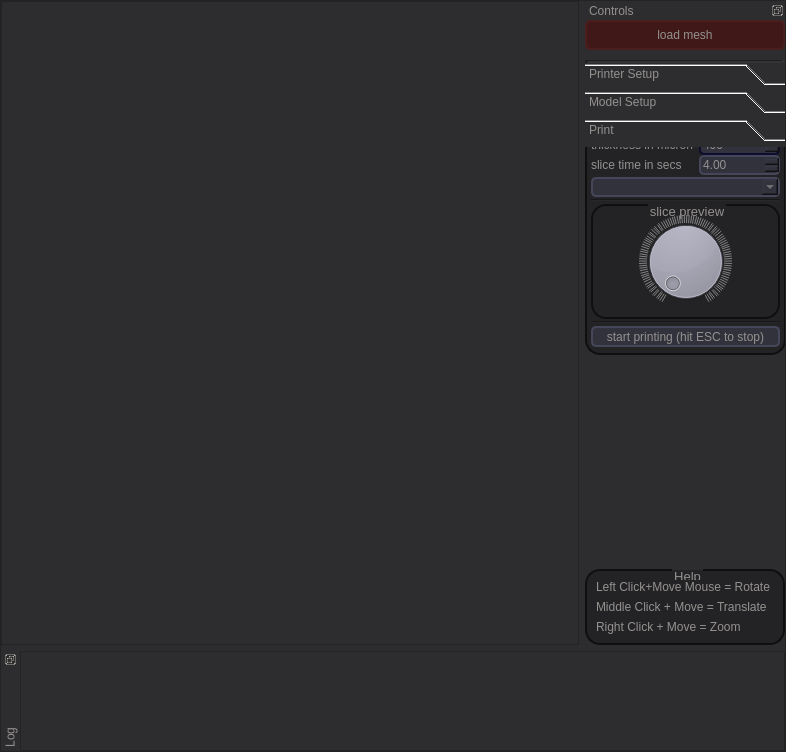
<?xml version="1.0" encoding="UTF-8"?>
<ui version="4.0">
 <author>Hradec</author>
 <class>Frame</class>
 <widget class="QFrame" name="Frame">
  <property name="geometry">
   <rect>
    <x>0</x>
    <y>0</y>
    <width>786</width>
    <height>752</height>
   </rect>
  </property>
  <property name="sizePolicy">
   <sizepolicy hsizetype="Expanding" vsizetype="Expanding">
    <horstretch>0</horstretch>
    <verstretch>0</verstretch>
   </sizepolicy>
  </property>
  <property name="maximumSize">
   <size>
    <width>16777215</width>
    <height>16777215</height>
   </size>
  </property>
  <property name="baseSize">
   <size>
    <width>0</width>
    <height>0</height>
   </size>
  </property>
  <property name="windowTitle">
   <string>Frame</string>
  </property>
  <property name="autoFillBackground">
   <bool>false</bool>
  </property>
  <property name="styleSheet">
   <string notr="true">background-color: rgb(45, 45, 47);
color: rgb(148, 145, 143);
font: 75 7.5pt &quot;Arial&quot;;
</string>
  </property>
  <property name="frameShape">
   <enum>QFrame::StyledPanel</enum>
  </property>
  <property name="frameShadow">
   <enum>QFrame::Raised</enum>
  </property>
  <layout class="QHBoxLayout" name="horizontalLayout" stretch="0">
   <property name="spacing">
    <number>1</number>
   </property>
   <property name="sizeConstraint">
    <enum>QLayout::SetDefaultConstraint</enum>
   </property>
   <property name="margin">
    <number>0</number>
   </property>
   <item>
    <layout class="QVBoxLayout" name="verticalLayout_8" stretch="1,0">
     <property name="spacing">
      <number>6</number>
     </property>
     <property name="bottomMargin">
      <number>0</number>
     </property>
     <item>
      <layout class="QHBoxLayout" name="horizontalLayout_4">
       <item>
        <widget class="QFrame" name="frame">
         <property name="sizePolicy">
          <sizepolicy hsizetype="Expanding" vsizetype="Expanding">
           <horstretch>0</horstretch>
           <verstretch>0</verstretch>
          </sizepolicy>
         </property>
         <property name="frameShape">
          <enum>QFrame::StyledPanel</enum>
         </property>
         <property name="frameShadow">
          <enum>QFrame::Raised</enum>
         </property>
         <layout class="QVBoxLayout" name="frameLayout">
          <property name="margin">
           <number>0</number>
          </property>
         </layout>
        </widget>
       </item>
       <item>
        <widget class="QDockWidget" name="dockWidget">
         <property name="sizePolicy">
          <sizepolicy hsizetype="Fixed" vsizetype="Expanding">
           <horstretch>0</horstretch>
           <verstretch>0</verstretch>
          </sizepolicy>
         </property>
         <property name="minimumSize">
          <size>
           <width>200</width>
           <height>341</height>
          </size>
         </property>
         <property name="maximumSize">
          <size>
           <width>200</width>
           <height>524287</height>
          </size>
         </property>
         <property name="autoFillBackground">
          <bool>false</bool>
         </property>
         <property name="styleSheet">
          <string notr="true"> QDockWidget {
     border: 0px rgb(0, 0, 0);
	border-right-color: rgb(0, 0, 0);
	border-left-color: rgb(0, 0, 0);
 }
/*
 QDockWidget::title {
     padding-left: 5px;
	
	font: 9pt &quot;Lucida Grande&quot;;
 }
 QDockWidget::close-button, QDockWidget::float-button {
     border: 0px solid transparent;
     background: grey;
     padding: 0px;
 }

 QDockWidget::close-button:hover, QDockWidget::float-button:hover {
     background: gray;
 }

 QDockWidget::close-button:pressed, QDockWidget::float-button:pressed {
     padding: 1px -1px -1px 1px;
}
*/
QWidget {
/*	background-color: rgb(30, 30, 28);*/
}

QGroupBox  , QGroupBox  * {	
	background-color: rgb(35,35,38);
}
QGroupBox  {	
	font: 10pt rgb(35, 35, 40);
     border: 2px solid rgb(15,15, 15)  ;
     border-radius: 15px;
    margin-top:3ex; /* leave space at the top for the title */
 }

QGroupBox::title {
    subcontrol-origin: margin ;
     subcontrol-position: top center; /* position at the top center */
/*     padding: 0 3%;
	background-color: rgb(22, 22, 25);
    border: 1px solid ;
	border-radius: 5px;
	border-bottom-color: rgb(22, 22, 25);*/
}


 QComboBox, QDoubleSpinBox, QCheckBox *{
     border: 2px solid ;
     border-color: rgb(70, 70,90);
     border-radius: 5px;
     background-color:  rgb(50, 50, 60);;
 }




 QPushButton{
     border: 2px solid ;
     border-color: rgb(70, 70,90);
     border-radius: 5px;
     background-color:  rgb(50, 50, 60);;
 }

 QPushButton:hover{
background-color: qlineargradient(spread:pad, x1:0, y1:0, x2:1, y2:1, stop:0 rgba(255, 255, 255, 255), stop:0.204545 rgba(76, 136, 180, 137), stop:1 rgba(0, 0, 0, 255))
 }

 QPushButton:pressed {
     background-color: qlineargradient(x1: 0, y1: 0, x2: 0, y2: 1,
                                       stop: 0 #dadbde, stop: 1 #f6f7fa);
 }

 QPushButton:flat {
     border: none; /* no border for a flat push button */
 }

 QPushButton:default {
     border-color: navy; /* make the default button prominent */
}





 QToolButton{
     border: 2px solid ;
     border-color: rgb(70, 70,90);
     border-radius: 5px;
     background-color:  rgb(50, 50, 60);;
 }
 QToolButton:hover{
background-color: qlineargradient(spread:pad, x1:0, y1:0, x2:1, y2:1, stop:0 rgba(255, 255, 255, 255), stop:0.204545 rgba(76, 136, 180, 137), stop:1 rgba(0, 0, 0, 255))
 }

 QToolButton:pressed {
     background-color: qlineargradient(x1: 0, y1: 0, x2: 0, y2: 1,
                                       stop: 0 #dadbde, stop: 1 #f6f7fa);
 }

 QToolButton:flat {
     border: none; /* no border for a flat push button */
 }

 QToolButton:default {
     border-color: navy; /* make the default button prominent */
}

</string>
         </property>
         <property name="floating">
          <bool>false</bool>
         </property>
         <property name="features">
          <set>QDockWidget::DockWidgetFloatable|QDockWidget::DockWidgetMovable</set>
         </property>
         <property name="windowTitle">
          <string>Controls</string>
         </property>
         <widget class="QWidget" name="dockWidgetContents">
          <layout class="QVBoxLayout" name="verticalLayout">
           <property name="spacing">
            <number>0</number>
           </property>
           <property name="margin">
            <number>0</number>
           </property>
           <item>
            <widget class="QPushButton" name="loadGeo">
             <property name="sizePolicy">
              <sizepolicy hsizetype="Preferred" vsizetype="Minimum">
               <horstretch>0</horstretch>
               <verstretch>0</verstretch>
              </sizepolicy>
             </property>
             <property name="minimumSize">
              <size>
               <width>0</width>
               <height>30</height>
              </size>
             </property>
             <property name="styleSheet">
              <string notr="true">QPushButton::!hover{
background-color: rgb(64, 24, 24);
	border-color: rgb(75, 30, 30);
}</string>
             </property>
             <property name="text">
              <string>load mesh</string>
             </property>
            </widget>
           </item>
           <item>
            <layout class="QVBoxLayout" name="verticalLayout_10">
             <property name="topMargin">
              <number>10</number>
             </property>
             <item>
              <widget class="Line" name="line_2">
               <property name="autoFillBackground">
                <bool>false</bool>
               </property>
               <property name="frameShadow">
                <enum>QFrame::Sunken</enum>
               </property>
               <property name="lineWidth">
                <number>4</number>
               </property>
               <property name="midLineWidth">
                <number>0</number>
               </property>
               <property name="orientation">
                <enum>Qt::Horizontal</enum>
               </property>
              </widget>
             </item>
             <item>
              <widget class="QToolBox" name="toolBox">
               <property name="minimumSize">
                <size>
                 <width>200</width>
                 <height>0</height>
                </size>
               </property>
               <property name="frameShape">
                <enum>QFrame::NoFrame</enum>
               </property>
               <property name="frameShadow">
                <enum>QFrame::Plain</enum>
               </property>
               <property name="currentIndex">
                <number>2</number>
               </property>
               <widget class="QWidget" name="setup">
                <attribute name="label">
                 <string>Printer Setup</string>
                </attribute>
                <widget class="QGroupBox" name="groupBox_5">
                 <property name="geometry">
                  <rect>
                   <x>0</x>
                   <y>-20</y>
                   <width>201</width>
                   <height>210</height>
                  </rect>
                 </property>
                 <property name="title">
                  <string/>
                 </property>
                 <layout class="QVBoxLayout" name="verticalLayout_5">
                  <property name="spacing">
                   <number>0</number>
                  </property>
                  <property name="leftMargin">
                   <number>6</number>
                  </property>
                  <property name="topMargin">
                   <number>4</number>
                  </property>
                  <property name="rightMargin">
                   <number>6</number>
                  </property>
                  <property name="bottomMargin">
                   <number>4</number>
                  </property>
                  <item>
                   <layout class="QVBoxLayout" name="verticalLayout_7">
                    <property name="spacing">
                     <number>1</number>
                    </property>
                    <item>
                     <layout class="QHBoxLayout" name="horizontalLayout_2">
                      <property name="spacing">
                       <number>6</number>
                      </property>
                      <property name="bottomMargin">
                       <number>0</number>
                      </property>
                      <item>
                       <widget class="QToolButton" name="connect">
                        <property name="sizePolicy">
                         <sizepolicy hsizetype="Expanding" vsizetype="Fixed">
                          <horstretch>0</horstretch>
                          <verstretch>0</verstretch>
                         </sizepolicy>
                        </property>
                        <property name="text">
                         <string>Connect</string>
                        </property>
                       </widget>
                      </item>
                      <item>
                       <widget class="QGroupBox" name="ConnectLight">
                        <property name="sizePolicy">
                         <sizepolicy hsizetype="Fixed" vsizetype="Fixed">
                          <horstretch>0</horstretch>
                          <verstretch>0</verstretch>
                         </sizepolicy>
                        </property>
                        <property name="minimumSize">
                         <size>
                          <width>21</width>
                          <height>21</height>
                         </size>
                        </property>
                        <property name="baseSize">
                         <size>
                          <width>0</width>
                          <height>0</height>
                         </size>
                        </property>
                        <property name="styleSheet">
                         <string notr="true">/*background-color: qradialgradient(spread:pad, cx:0.5, cy:0.5, radius:0.558, fx:0.386783, fy:0.358, stop:0 rgba(151, 255, 156, 255), stop:0.172414 rgba(0, 214, 0, 255), stop:0.817734 rgba(0, 48, 0, 255), stop:0.847291 rgba(0, 0, 0, 255), stop:0.852217 rgba(0, 0, 0, 0));
*/

background-color: qradialgradient(spread:pad, cx:0.5, cy:0.5, radius:0.45, fx:0.386783, fy:0.358, stop:0 rgba(255, 169, 169, 255), stop:0.118227 rgba(214, 0, 0, 255), stop:0.82266 rgba(69, 0, 0, 255), stop:0.901478 rgba(0, 0, 0, 0), stop:1 rgba(0, 0, 0, 0));

border: 0px solid ;
border-radius: 7px;
border-color: rgb(150, 220,140);
margin-top: 0.0ex; </string>
                        </property>
                        <property name="title">
                         <string/>
                        </property>
                        <property name="alignment">
                         <set>Qt::AlignLeading|Qt::AlignLeft|Qt::AlignVCenter</set>
                        </property>
                       </widget>
                      </item>
                     </layout>
                    </item>
                    <item>
                     <layout class="QGridLayout" name="gridLayout_2">
                      <property name="horizontalSpacing">
                       <number>4</number>
                      </property>
                      <property name="verticalSpacing">
                       <number>8</number>
                      </property>
                      <item row="0" column="1">
                       <widget class="QComboBox" name="COMS">
                        <property name="styleSheet">
                         <string notr="true">background-color: rgb(63, 63, 63);</string>
                        </property>
                       </widget>
                      </item>
                      <item row="0" column="0">
                       <widget class="QLabel" name="label_6">
                        <property name="layoutDirection">
                         <enum>Qt::LeftToRight</enum>
                        </property>
                        <property name="text">
                         <string>Serial Port:</string>
                        </property>
                        <property name="alignment">
                         <set>Qt::AlignRight|Qt::AlignTrailing|Qt::AlignVCenter</set>
                        </property>
                       </widget>
                      </item>
                     </layout>
                    </item>
                   </layout>
                  </item>
                  <item>
                   <widget class="QGroupBox" name="groupBox_4">
                    <property name="autoFillBackground">
                     <bool>false</bool>
                    </property>
                    <property name="styleSheet">
                     <string notr="true">QGroupBox, QLabel, QDoubleSpinBox {	
	background-color: rgb(25,25,28);
}
</string>
                    </property>
                    <property name="title">
                     <string>Axis Control</string>
                    </property>
                    <property name="flat">
                     <bool>false</bool>
                    </property>
                    <property name="checkable">
                     <bool>false</bool>
                    </property>
                    <layout class="QVBoxLayout" name="verticalLayout_6">
                     <property name="spacing">
                      <number>4</number>
                     </property>
                     <property name="margin">
                      <number>4</number>
                     </property>
                     <item>
                      <layout class="QGridLayout" name="gridLayout">
                       <property name="spacing">
                        <number>0</number>
                       </property>
                       <item row="0" column="0">
                        <widget class="QToolButton" name="m10">
                         <property name="styleSheet">
                          <string notr="true"> QToolButton{
background-color: rgb(65, 8, 9);
}</string>
                         </property>
                         <property name="text">
                          <string>-10</string>
                         </property>
                        </widget>
                       </item>
                       <item row="0" column="1">
                        <widget class="QToolButton" name="m1">
                         <property name="styleSheet">
                          <string notr="true">background-color: rgb(65, 8, 9);</string>
                         </property>
                         <property name="text">
                          <string>-1.0</string>
                         </property>
                        </widget>
                       </item>
                       <item row="0" column="2">
                        <widget class="QToolButton" name="m01">
                         <property name="styleSheet">
                          <string notr="true">background-color: rgb(65, 8, 9);</string>
                         </property>
                         <property name="text">
                          <string>-0.1</string>
                         </property>
                        </widget>
                       </item>
                       <item row="0" column="3">
                        <widget class="QToolButton" name="p01">
                         <property name="styleSheet">
                          <string notr="true">background-color: rgb(5, 42, 0);</string>
                         </property>
                         <property name="text">
                          <string>+0.1</string>
                         </property>
                        </widget>
                       </item>
                       <item row="0" column="4">
                        <widget class="QToolButton" name="p1">
                         <property name="styleSheet">
                          <string notr="true">background-color: rgb(5, 42, 0);</string>
                         </property>
                         <property name="text">
                          <string>+1.0</string>
                         </property>
                        </widget>
                       </item>
                       <item row="0" column="5">
                        <widget class="QToolButton" name="p10">
                         <property name="styleSheet">
                          <string notr="true">background-color: rgb(5, 42, 0);</string>
                         </property>
                         <property name="text">
                          <string>+10</string>
                         </property>
                        </widget>
                       </item>
                      </layout>
                     </item>
                     <item>
                      <layout class="QHBoxLayout" name="horizontalLayout_3">
                       <item>
                        <widget class="QLabel" name="label_7">
                         <property name="text">
                          <string>speed mm/sec</string>
                         </property>
                         <property name="alignment">
                          <set>Qt::AlignRight|Qt::AlignTrailing|Qt::AlignVCenter</set>
                         </property>
                        </widget>
                       </item>
                       <item>
                        <widget class="QDoubleSpinBox" name="axisSpeed">
                         <property name="maximum">
                          <double>9999.989999999999782</double>
                         </property>
                         <property name="value">
                          <double>200.000000000000000</double>
                         </property>
                        </widget>
                       </item>
                      </layout>
                     </item>
                     <item>
                      <widget class="QToolButton" name="home">
                       <property name="sizePolicy">
                        <sizepolicy hsizetype="Expanding" vsizetype="Fixed">
                         <horstretch>0</horstretch>
                         <verstretch>0</verstretch>
                        </sizepolicy>
                       </property>
                       <property name="text">
                        <string>Home</string>
                       </property>
                      </widget>
                     </item>
                     <item>
                      <widget class="QToolButton" name="refil">
                       <property name="sizePolicy">
                        <sizepolicy hsizetype="Expanding" vsizetype="Fixed">
                         <horstretch>0</horstretch>
                         <verstretch>0</verstretch>
                        </sizepolicy>
                       </property>
                       <property name="text">
                        <string>Refil Containner</string>
                       </property>
                      </widget>
                     </item>
                    </layout>
                   </widget>
                  </item>
                 </layout>
                </widget>
               </widget>
               <widget class="QWidget" name="model">
                <property name="geometry">
                 <rect>
                  <x>0</x>
                  <y>0</y>
                  <width>200</width>
                  <height>388</height>
                 </rect>
                </property>
                <attribute name="label">
                 <string>Model Setup</string>
                </attribute>
                <widget class="QGroupBox" name="groupBox_2">
                 <property name="geometry">
                  <rect>
                   <x>0</x>
                   <y>-20</y>
                   <width>201</width>
                   <height>212</height>
                  </rect>
                 </property>
                 <property name="layoutDirection">
                  <enum>Qt::LeftToRight</enum>
                 </property>
                 <property name="styleSheet">
                  <string notr="true"/>
                 </property>
                 <property name="title">
                  <string/>
                 </property>
                 <layout class="QVBoxLayout" name="verticalLayout_3">
                  <property name="spacing">
                   <number>0</number>
                  </property>
                  <property name="leftMargin">
                   <number>4</number>
                  </property>
                  <property name="topMargin">
                   <number>4</number>
                  </property>
                  <property name="rightMargin">
                   <number>4</number>
                  </property>
                  <property name="bottomMargin">
                   <number>8</number>
                  </property>
                  <item>
                   <layout class="QVBoxLayout" name="verticalLayout_13">
                    <property name="leftMargin">
                     <number>10</number>
                    </property>
                    <property name="rightMargin">
                     <number>10</number>
                    </property>
                    <item>
                     <widget class="QCheckBox" name="invertNormals">
                      <property name="enabled">
                       <bool>true</bool>
                      </property>
                      <property name="text">
                       <string>invert Normals</string>
                      </property>
                      <property name="checked">
                       <bool>false</bool>
                      </property>
                     </widget>
                    </item>
                   </layout>
                  </item>
                  <item>
                   <layout class="QHBoxLayout" name="horizontalLayout_6">
                    <item>
                     <widget class="QLabel" name="label_9">
                      <property name="sizePolicy">
                       <sizepolicy hsizetype="Fixed" vsizetype="Preferred">
                        <horstretch>0</horstretch>
                        <verstretch>0</verstretch>
                       </sizepolicy>
                      </property>
                      <property name="minimumSize">
                       <size>
                        <width>30</width>
                        <height>0</height>
                       </size>
                      </property>
                      <property name="layoutDirection">
                       <enum>Qt::RightToLeft</enum>
                      </property>
                      <property name="text">
                       <string>model unit space</string>
                      </property>
                     </widget>
                    </item>
                    <item>
                     <widget class="QComboBox" name="modelUnit">
                      <property name="toolTip">
                       <string>set the model original unit</string>
                      </property>
                     </widget>
                    </item>
                   </layout>
                  </item>
                  <item>
                   <widget class="Line" name="line_7">
                    <property name="orientation">
                     <enum>Qt::Horizontal</enum>
                    </property>
                   </widget>
                  </item>
                  <item>
                   <widget class="QGroupBox" name="groupBox_7">
                    <property name="title">
                     <string>model postioning</string>
                    </property>
                    <layout class="QVBoxLayout" name="verticalLayout_12">
                     <property name="spacing">
                      <number>0</number>
                     </property>
                     <property name="leftMargin">
                      <number>4</number>
                     </property>
                     <property name="rightMargin">
                      <number>4</number>
                     </property>
                     <item>
                      <layout class="QHBoxLayout" name="translate">
                       <property name="spacing">
                        <number>5</number>
                       </property>
                       <item>
                        <widget class="QToolButton" name="modelMoveReset">
                         <property name="minimumSize">
                          <size>
                           <width>30</width>
                           <height>0</height>
                          </size>
                         </property>
                         <property name="maximumSize">
                          <size>
                           <width>30</width>
                           <height>16777215</height>
                          </size>
                         </property>
                         <property name="toolTip">
                          <string>reset values</string>
                         </property>
                         <property name="text">
                          <string>move</string>
                         </property>
                        </widget>
                       </item>
                       <item>
                        <widget class="QDoubleSpinBox" name="modelMoveX">
                         <property name="minimum">
                          <double>-99.989999999999995</double>
                         </property>
                        </widget>
                       </item>
                       <item>
                        <widget class="QDoubleSpinBox" name="modelMoveY">
                         <property name="minimum">
                          <double>-99.989999999999995</double>
                         </property>
                        </widget>
                       </item>
                       <item>
                        <widget class="QDoubleSpinBox" name="modelMoveZ">
                         <property name="minimum">
                          <double>-99.989999999999995</double>
                         </property>
                         <property name="singleStep">
                          <double>0.100000000000000</double>
                         </property>
                        </widget>
                       </item>
                      </layout>
                     </item>
                     <item>
                      <layout class="QHBoxLayout" name="translate_2">
                       <property name="spacing">
                        <number>5</number>
                       </property>
                       <item>
                        <widget class="QToolButton" name="modelRotateReset">
                         <property name="sizePolicy">
                          <sizepolicy hsizetype="Fixed" vsizetype="Fixed">
                           <horstretch>0</horstretch>
                           <verstretch>0</verstretch>
                          </sizepolicy>
                         </property>
                         <property name="minimumSize">
                          <size>
                           <width>30</width>
                           <height>0</height>
                          </size>
                         </property>
                         <property name="toolTip">
                          <string>reset values</string>
                         </property>
                         <property name="text">
                          <string>rotate</string>
                         </property>
                        </widget>
                       </item>
                       <item>
                        <widget class="QDoubleSpinBox" name="modelRotateX">
                         <property name="minimum">
                          <double>-360.000000000000000</double>
                         </property>
                         <property name="maximum">
                          <double>360.000000000000000</double>
                         </property>
                         <property name="singleStep">
                          <double>10.000000000000000</double>
                         </property>
                        </widget>
                       </item>
                       <item>
                        <widget class="QDoubleSpinBox" name="modelRotateY">
                         <property name="minimum">
                          <double>-360.000000000000000</double>
                         </property>
                         <property name="maximum">
                          <double>360.000000000000000</double>
                         </property>
                         <property name="singleStep">
                          <double>10.000000000000000</double>
                         </property>
                        </widget>
                       </item>
                       <item>
                        <widget class="QDoubleSpinBox" name="modelRotateZ">
                         <property name="minimum">
                          <double>-360.000000000000000</double>
                         </property>
                         <property name="maximum">
                          <double>360.000000000000000</double>
                         </property>
                         <property name="singleStep">
                          <double>10.000000000000000</double>
                         </property>
                        </widget>
                       </item>
                      </layout>
                     </item>
                     <item>
                      <layout class="QHBoxLayout" name="translate_3">
                       <property name="spacing">
                        <number>5</number>
                       </property>
                       <property name="topMargin">
                        <number>2</number>
                       </property>
                       <item>
                        <widget class="QToolButton" name="modelScaleReset">
                         <property name="minimumSize">
                          <size>
                           <width>30</width>
                           <height>0</height>
                          </size>
                         </property>
                         <property name="maximumSize">
                          <size>
                           <width>30</width>
                           <height>16777215</height>
                          </size>
                         </property>
                         <property name="toolTip">
                          <string>reset values</string>
                         </property>
                         <property name="text">
                          <string>scale</string>
                         </property>
                        </widget>
                       </item>
                       <item>
                        <widget class="QDoubleSpinBox" name="modelScale">
                         <property name="minimum">
                          <double>-99.900000000000006</double>
                         </property>
                         <property name="singleStep">
                          <double>0.100000000000000</double>
                         </property>
                         <property name="value">
                          <double>1.000000000000000</double>
                         </property>
                        </widget>
                       </item>
                      </layout>
                     </item>
                     <item>
                      <widget class="QToolButton" name="modelPutOnPlatform">
                       <property name="sizePolicy">
                        <sizepolicy hsizetype="Expanding" vsizetype="Fixed">
                         <horstretch>0</horstretch>
                         <verstretch>0</verstretch>
                        </sizepolicy>
                       </property>
                       <property name="text">
                        <string>put model on the platform</string>
                       </property>
                      </widget>
                     </item>
                    </layout>
                   </widget>
                  </item>
                 </layout>
                </widget>
               </widget>
               <widget class="QWidget" name="sliceIt">
                <property name="geometry">
                 <rect>
                  <x>0</x>
                  <y>0</y>
                  <width>200</width>
                  <height>388</height>
                 </rect>
                </property>
                <attribute name="label">
                 <string>Print</string>
                </attribute>
                <widget class="QGroupBox" name="groupBox">
                 <property name="geometry">
                  <rect>
                   <x>0</x>
                   <y>-20</y>
                   <width>201</width>
                   <height>228</height>
                  </rect>
                 </property>
                 <property name="styleSheet">
                  <string notr="true"/>
                 </property>
                 <property name="title">
                  <string/>
                 </property>
                 <layout class="QVBoxLayout" name="verticalLayout_11">
                  <property name="spacing">
                   <number>2</number>
                  </property>
                  <property name="leftMargin">
                   <number>4</number>
                  </property>
                  <property name="topMargin">
                   <number>6</number>
                  </property>
                  <property name="rightMargin">
                   <number>4</number>
                  </property>
                  <property name="bottomMargin">
                   <number>6</number>
                  </property>
                  <item>
                   <layout class="QFormLayout" name="formLayout_2">
                    <property name="fieldGrowthPolicy">
                     <enum>QFormLayout::AllNonFixedFieldsGrow</enum>
                    </property>
                    <property name="horizontalSpacing">
                     <number>6</number>
                    </property>
                    <property name="verticalSpacing">
                     <number>0</number>
                    </property>
                    <item row="0" column="0">
                     <widget class="QLabel" name="label">
                      <property name="layoutDirection">
                       <enum>Qt::LeftToRight</enum>
                      </property>
                      <property name="text">
                       <string>thickness in micron</string>
                      </property>
                      <property name="alignment">
                       <set>Qt::AlignCenter</set>
                      </property>
                     </widget>
                    </item>
                    <item row="0" column="1">
                     <widget class="QDoubleSpinBox" name="sliceThickness">
                      <property name="sizePolicy">
                       <sizepolicy hsizetype="Minimum" vsizetype="Fixed">
                        <horstretch>0</horstretch>
                        <verstretch>0</verstretch>
                       </sizepolicy>
                      </property>
                      <property name="minimumSize">
                       <size>
                        <width>10</width>
                        <height>0</height>
                       </size>
                      </property>
                      <property name="layoutDirection">
                       <enum>Qt::LeftToRight</enum>
                      </property>
                      <property name="styleSheet">
                       <string notr="true">alternate-background-color: rgb(72, 72, 72);
gridline-color: rgb(65, 65, 65);
border-top-color: rgb(26, 26, 26);

border-color: rgb(14, 12, 47);</string>
                      </property>
                      <property name="decimals">
                       <number>0</number>
                      </property>
                      <property name="maximum">
                       <double>1000.000000000000000</double>
                      </property>
                      <property name="singleStep">
                       <double>1.000000000000000</double>
                      </property>
                      <property name="value">
                       <double>400.000000000000000</double>
                      </property>
                     </widget>
                    </item>
                    <item row="1" column="0">
                     <widget class="QLabel" name="label_2">
                      <property name="text">
                       <string>slice time in secs</string>
                      </property>
                     </widget>
                    </item>
                    <item row="1" column="1">
                     <widget class="QDoubleSpinBox" name="expTime">
                      <property name="singleStep">
                       <double>0.010000000000000</double>
                      </property>
                      <property name="value">
                       <double>4.000000000000000</double>
                      </property>
                     </widget>
                    </item>
                   </layout>
                  </item>
                  <item>
                   <widget class="QComboBox" name="printDisplay"/>
                  </item>
                  <item>
                   <widget class="Line" name="line_3">
                    <property name="orientation">
                     <enum>Qt::Horizontal</enum>
                    </property>
                   </widget>
                  </item>
                  <item>
                   <widget class="QGroupBox" name="groupBox_6">
                    <property name="maximumSize">
                     <size>
                      <width>16777215</width>
                      <height>16777215</height>
                     </size>
                    </property>
                    <property name="title">
                     <string>slice preview</string>
                    </property>
                    <layout class="QVBoxLayout" name="verticalLayout_14">
                     <item>
                      <widget class="QDial" name="sliceDial">
                       <property name="layoutDirection">
                        <enum>Qt::LeftToRight</enum>
                       </property>
                       <property name="pageStep">
                        <number>1</number>
                       </property>
                       <property name="orientation">
                        <enum>Qt::Horizontal</enum>
                       </property>
                       <property name="wrapping">
                        <bool>false</bool>
                       </property>
                       <property name="notchTarget">
                        <double>1.000000000000000</double>
                       </property>
                       <property name="notchesVisible">
                        <bool>true</bool>
                       </property>
                      </widget>
                     </item>
                    </layout>
                   </widget>
                  </item>
                  <item>
                   <widget class="Line" name="line">
                    <property name="orientation">
                     <enum>Qt::Horizontal</enum>
                    </property>
                   </widget>
                  </item>
                  <item>
                   <widget class="QToolButton" name="printButton">
                    <property name="sizePolicy">
                     <sizepolicy hsizetype="Expanding" vsizetype="Fixed">
                      <horstretch>0</horstretch>
                      <verstretch>0</verstretch>
                     </sizepolicy>
                    </property>
                    <property name="styleSheet">
                     <string notr="true"/>
                    </property>
                    <property name="text">
                     <string>start printing (hit ESC to stop)</string>
                    </property>
                   </widget>
                  </item>
                 </layout>
                </widget>
               </widget>
              </widget>
             </item>
            </layout>
           </item>
           <item>
            <widget class="QGroupBox" name="groupBox_3">
             <property name="enabled">
              <bool>true</bool>
             </property>
             <property name="styleSheet">
              <string notr="true"/>
             </property>
             <property name="title">
              <string>Help</string>
             </property>
             <layout class="QVBoxLayout" name="verticalLayout_4">
              <item>
               <widget class="QLabel" name="label_3">
                <property name="text">
                 <string>Left Click+Move Mouse = Rotate</string>
                </property>
               </widget>
              </item>
              <item>
               <widget class="QLabel" name="label_4">
                <property name="text">
                 <string>Middle Click + Move = Translate</string>
                </property>
               </widget>
              </item>
              <item>
               <widget class="QLabel" name="label_5">
                <property name="text">
                 <string>Right Click + Move = Zoom</string>
                </property>
               </widget>
              </item>
             </layout>
            </widget>
           </item>
          </layout>
         </widget>
        </widget>
       </item>
      </layout>
     </item>
     <item>
      <layout class="QVBoxLayout" name="statusBarLayout">
       <property name="spacing">
        <number>0</number>
       </property>
       <property name="sizeConstraint">
        <enum>QLayout::SetNoConstraint</enum>
       </property>
       <property name="bottomMargin">
        <number>0</number>
       </property>
       <item>
        <widget class="QDockWidget" name="logDock">
         <property name="sizePolicy">
          <sizepolicy hsizetype="Preferred" vsizetype="Expanding">
           <horstretch>0</horstretch>
           <verstretch>0</verstretch>
          </sizepolicy>
         </property>
         <property name="minimumSize">
          <size>
           <width>278</width>
           <height>56</height>
          </size>
         </property>
         <property name="maximumSize">
          <size>
           <width>524287</width>
           <height>524287</height>
          </size>
         </property>
         <property name="baseSize">
          <size>
           <width>0</width>
           <height>20</height>
          </size>
         </property>
         <property name="features">
          <set>QDockWidget::DockWidgetFloatable|QDockWidget::DockWidgetMovable|QDockWidget::DockWidgetVerticalTitleBar</set>
         </property>
         <property name="windowTitle">
          <string notr="true">Log</string>
         </property>
         <widget class="QWidget" name="dockWidgetContents_4">
          <property name="sizePolicy">
           <sizepolicy hsizetype="Expanding" vsizetype="Expanding">
            <horstretch>0</horstretch>
            <verstretch>0</verstretch>
           </sizepolicy>
          </property>
          <property name="minimumSize">
           <size>
            <width>0</width>
            <height>20</height>
           </size>
          </property>
          <property name="baseSize">
           <size>
            <width>0</width>
            <height>20</height>
           </size>
          </property>
          <layout class="QVBoxLayout" name="verticalLayout_9">
           <property name="spacing">
            <number>0</number>
           </property>
           <property name="margin">
            <number>0</number>
           </property>
           <item>
            <widget class="QPlainTextEdit" name="log">
             <property name="sizePolicy">
              <sizepolicy hsizetype="Expanding" vsizetype="Fixed">
               <horstretch>0</horstretch>
               <verstretch>0</verstretch>
              </sizepolicy>
             </property>
             <property name="minimumSize">
              <size>
               <width>0</width>
               <height>100</height>
              </size>
             </property>
             <property name="maximumSize">
              <size>
               <width>16777215</width>
               <height>100</height>
              </size>
             </property>
             <property name="baseSize">
              <size>
               <width>0</width>
               <height>0</height>
              </size>
             </property>
             <property name="autoFillBackground">
              <bool>false</bool>
             </property>
             <property name="lineWidth">
              <number>1</number>
             </property>
             <property name="tabChangesFocus">
              <bool>true</bool>
             </property>
             <property name="undoRedoEnabled">
              <bool>false</bool>
             </property>
             <property name="readOnly">
              <bool>true</bool>
             </property>
             <property name="tabStopWidth">
              <number>30</number>
             </property>
             <property name="textInteractionFlags">
              <set>Qt::LinksAccessibleByMouse|Qt::TextSelectableByKeyboard|Qt::TextSelectableByMouse</set>
             </property>
            </widget>
           </item>
          </layout>
         </widget>
        </widget>
       </item>
      </layout>
     </item>
    </layout>
   </item>
  </layout>
 </widget>
 <resources/>
 <connections/>
 <designerdata>
  <property name="gridDeltaX">
   <number>10</number>
  </property>
  <property name="gridDeltaY">
   <number>10</number>
  </property>
  <property name="gridSnapX">
   <bool>true</bool>
  </property>
  <property name="gridSnapY">
   <bool>true</bool>
  </property>
  <property name="gridVisible">
   <bool>true</bool>
  </property>
 </designerdata>
</ui>
